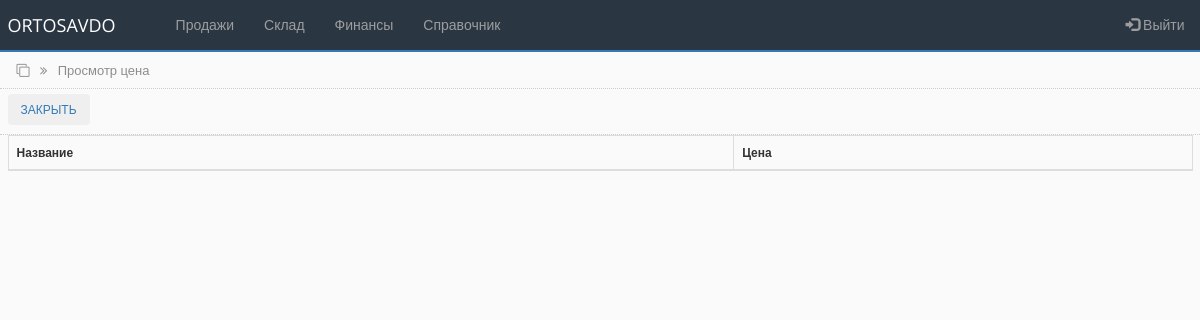
The app's page /view_price.php?id=25 (signed in), older data.
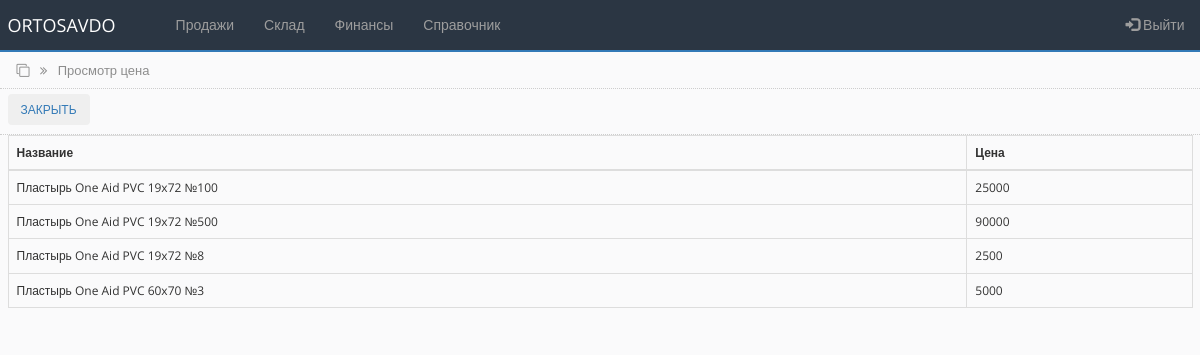
The same page, newer data.
### tables this page shows
CREATE TABLE `price_item_tbl` (
  `id` int(100) NOT NULL,
  `price_id` int(255) NOT NULL,
  `name` varchar(255) NOT NULL,
  `cost` int(255) NOT NULL
);

### view_price.php (the view, shortened to what this page needs)
<?php
include('settings.php');
include('bot_lib.php');
if (isset($_GET['id'])) {
   $id = $_GET['id'];
   $query = "SELECT * FROM price_item_tbl WHERE price_id='$id' ORDER by id DESC";
   $rs_result = mysqli_query ($connect, $query);
}
?>
<!DOCTYPE html>
<html lang="en">
<head>
    <link rel="stylesheet" href="https://maxcdn.bootstrapcdn.com/bootstrap/3.4.1/css/bootstrap.min.css">
    <link rel="stylesheet" href="https://cdnjs.cloudflare.com/ajax/libs/font-awesome/4.7.0/css/font-awesome.min.css">
    <link rel="stylesheet" href="css/bootstrap-grid.min.css">
    <link rel="stylesheet" href="css/style.css">
</head>
<body>
<?php include 'partSite/nav.php'; ?>
<div class="page_name">
    <div class="container-fluid">
        <i class="fa fa-clone" aria-hidden="true"></i>
        <i class="fa fa-angle-double-right right_cus"></i>
        <span class="right_cus">Просмотр цена</span>
    </div>
</div>
<div class="toolbar">
        <div class="container-fluid">
           <a href="price.php"> <button type="button" class="btn btn-light">Закрыть</button> </a>
        </div>
</div>
<div>
    <div class="container-fluid">
        <table class="table table-hover table-bordered">
        <thead>
            <tr>
            <th scope="col">Название</th>
            <th scope="col">Цена</th>
            </tr>
        </thead>
        <tbody>
<?php
    while ($row = mysqli_fetch_array($rs_result)) {
?>
            <tr>
                <td><?php echo $row["name"]; ?></td>
                <td><?php echo $row["cost"]; ?></td>
            </tr>
<?php
    };
?>
        </tbody>
        </table>
    </div>
</div>
</body>
</html>

### partSite/nav.php (shortened to what this page needs)
<nav class="navbar navbar-inverse navbar-custom">
  <div class="container-fluid">
    <div class="navbar-header">
      <a class="navbar-brand" href="main.php">ORTOSAVDO</a>
    </div>
    <ul class="nav navbar-nav">
      <li><a href="#"></a></li>
      <li class="dropdown">
        <a class="dropdown-toggle" data-toggle="dropdown" href="#">Продажи</a>
      </li>
      <li class="dropdown">
        <a class="dropdown-toggle" data-toggle="dropdown" href="#">Склад</a>
      </li>
      <li class="dropdown">
        <a class="dropdown-toggle" data-toggle="dropdown" href="#">Финансы</a>
      </li>
      <li class="dropdown">
        <a class="dropdown-toggle" data-toggle="dropdown" href="#">Справочник</a>
      </li>
    </ul>
    <ul class="nav navbar-nav navbar-right r15" data-toggle="modal" data-target="#exampleModal">
      <li><a href="#"><span class="glyphicon glyphicon-log-in"></span> Выйти</a></li>
    </ul>
  </div>
</nav>

### css/style.css (style rules this page uses)
* { box-sizing:border-box;margin:0;padding:0 }
body { background-color:#FAFAFB;font-family:"Open Sans",sans-serif;font-size:12px }
.r15 { margin-right:-7px }
.navbar-inverse .navbar-nav>li>a { color:#9d9d9d;font-size:14px }
.navbar-custom { background-color:#2B3643;border:none;border-radius:0%;border-bottom:solid 2px;border-bottom-color:#337ab7 }
.page_name { width:100%;height:37px;padding:9px;margin-top:-20px;border-bottom:1px dotted #CDCDCD;color:#8d8d8d;font-size:13px }
.right_cus { margin-left:7px }
.toolbar { width:100%;height:46px;margin:0;padding:5px 0;border-bottom:1px dotted #CDCDCD }
.toolbar .btn { text-transform:uppercase;font-size:12px }

Row changes from the older to the newer data that the page shows:
added price_item_tbl: name "Пластырь One Aid PVC 19x72 №100", cost "25000"
added price_item_tbl: name "Пластырь One Aid PVC 19x72 №500", cost "90000"
added price_item_tbl: name "Пластырь One Aid PVC 19x72 №8", cost "2500"
added price_item_tbl: name "Пластырь One Aid PVC 60x70 №3", cost "5000"
